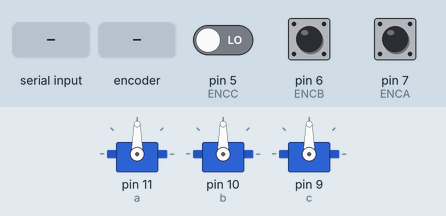
This sketch was run on a simulated Arduino Uno, built with avr-gcc and run on an emulated ATmega328P. Parts: 3 × servo. The inputs (shaded band) are chosen by the test bench; at power-on: pin 5 (ENCC) LOW, pin 6 (ENCB) HIGH, pin 7 (ENCA) HIGH. At 11.6 s the program stops and its outputs stay as they are.

Above: at 5.2 s.
5.3 s: "1" received over the second serial link
At 6.7 s:
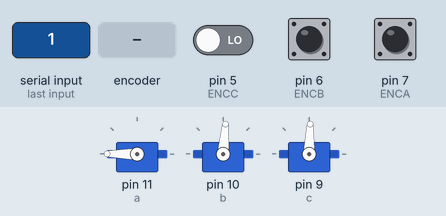
At 8.1 s:
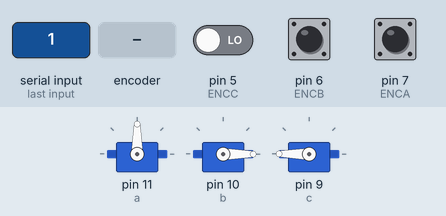
8.3 s: rotary encoder on pin 7 (ENCA) / pin 6 (ENCB) turned 3 steps (first pin leading)
At 10.4 s:
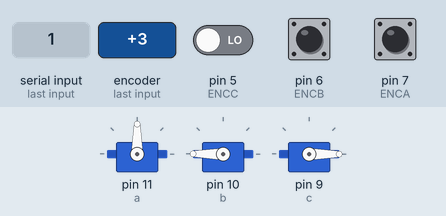
Timing chart, 0 to 13.0 s (numbered marks = the images above; inputs shaded):
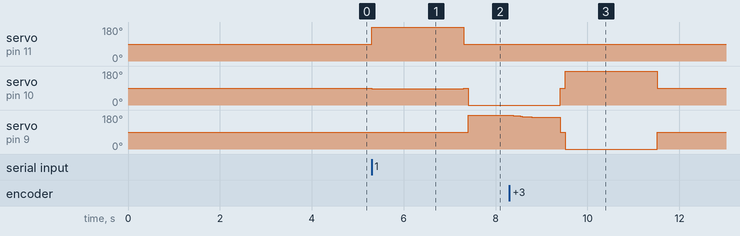

The sketch:

regionalRobofestrobot2.ino
```cpp
#include <Servo.h>
#include <SoftwareSerial.h>   //Software Serial Port
#define RxD 3
#define TxD 2

#define DEBUG_ENABLED  1

SoftwareSerial blueToothSerial(RxD,TxD);


#define ENCA 7
#define ENCB 6
#define ENCC 5

Servo a;
Servo b;
Servo c;

void driveX(int time) {
 int startA;
 int startB;
 int startC;
 int encA;
 int encB;
 int encC;
 int errB;
 int errC;
 float cmdB;
 float cmdC;
 float G = 2;
 unsigned long startTime = millis();
 a.write(180);
 b.write(85);
 c.write(88);
 encoder(startA, startB, startC);
 while(1) {
   delay(10);
   encoder(encA, encB, encC);
   encA -= startA;
   encB -= startB;
   encC -= startC;
   errB = encB - (encA/2);
   errC = encC - (encA/2);
   cmdB = 85 + (G*errB);
   cmdC = 88 + (G*errC);
   b.write(cmdB);
   c.write(cmdC);
   if(millis() - startTime >= time) {
     break;
   }
 }
 Stop();
}

void driveY(int time) {
 int startA;
 int startB;
 int startC;
 int encA;
 int encB;
 int encC;
 int errA;
 int errC;
 float cmdA;
 float cmdC;
 float G = 2;
 unsigned long startTime = millis();
 a.write(90);
 b.write(0);
 c.write(180);
 encoder(startA, startB, startC);
 while(1) {
   delay(10);
   encoder(encA, encB, encC);
   encA -= startA;
   encB -= startB;
   encC -= startC;
   errC = encC - (encB);
   cmdC = 180 + (G*errC);
   c.write(cmdC);
   if(millis() - startTime >= time) {
     break;
   }
 }
 Stop();
}


void driveXOpp(int time) {
 int startA;
 int startB;
 int startC;
 int encA;
 int encB;
 int encC;
 int errB;
 int errC;
 float cmdB;
 float cmdC;
 float G = 1;
 unsigned long startTime = millis();
 a.write(0);
 c.write(105);
 b.write(89.6);
 encoder(startA, startB, startC);
 while(1) {
   delay(10);
   encoder(encA, encB, encC);
   encA -= startA;
   encB -= startB;
   encC -= startC;
   errB = encB - (encA/2);
   errC = encC - (encA/2);
   cmdB = 105 - (G*errB);
   cmdC = 89.6 - (G*errC);
   if(cmdB <= 90) cmdB = 92 ;
   c.write(cmdB);
   b.write(cmdC);
   if(millis() - startTime >= time) {
     break;
   }
 }
 Stop();
}

void driveYOpp(int time) {
  int startA;
 int startB;
 int startC;
 int encA;
 int encB;
 int encC;
 int errA;
 int errC;
 float cmdA;
 float cmdC;
 float G = 2;
 unsigned long startTime = millis();
 a.write(90);
 b.write(180);
 c.write(0);
 encoder(startA, startB, startC);
 while(1) {
   delay(10);
   encoder(encA, encB, encC);
   encA -= startA;
   encB -= startB;
   encC -= startC;
   errC = encC - (encB);
   cmdC = 0 + (G*errC);
   c.write(cmdC);
   if(millis() - startTime >= time) {
     break;
   }
 }
 Stop();

}

void Stop() {
  a.write(90);
  b.write(90);
  c.write(90);
}

void encoder(int &outA, int &outB, int &outC) {
  static int aCount = 0;
  static int bCount = 0;
  static int cCount = 0;
  int valA = digitalRead(ENCA);
  int valB = digitalRead(ENCB);
  int valC = digitalRead(ENCC);
  static int lastPosA = 0;
  static int lastPosB = 0;
  static int lastPosC = 0;
  if(valA != lastPosA) {
    aCount++;
    lastPosA = valA;
  }
  if(valB != lastPosB) {
    bCount++;
    lastPosB = valB;
  }
  if(valC != lastPosC) {
    cCount++;
    lastPosC = valC;
  }

  outA = aCount;
  outB = bCount;
  outC = cCount;
}

void setupBlueToothConnection()
{
    blueToothSerial.begin(38400);                           // Set BluetoothBee BaudRate to default baud rate 38400
    blueToothSerial.print("\r\n+STWMOD=0\r\n");             // set the bluetooth work in slave mode
    blueToothSerial.print("\r\n+STNA=SeeedBTSlave\r\n");    // set the bluetooth name as "SeeedBTSlave"
    blueToothSerial.print("\r\n+STOAUT=1\r\n");             // Permit Paired device to connect me
    blueToothSerial.print("\r\n+STAUTO=0\r\n");             // Auto-connection should be forbidden here
    delay(2000);                                            // This delay is required.
    blueToothSerial.print("\r\n+INQ=1\r\n");                // make the slave bluetooth inquirable
    Serial.println("The slave bluetooth is inquirable!");
    delay(2000);                                            // This delay is required.
    blueToothSerial.flush();
}

void setup() {
  pinMode(ENCA, INPUT);
  pinMode(ENCB, INPUT);
  pinMode(ENCC, INPUT);
  a.attach(11);
  b.attach(10);
  c.attach(9);
  pinMode(RxD, INPUT);
  pinMode(TxD, OUTPUT);
  Stop();
  setupBlueToothConnection();
}

void loop() {
  char recvChar;
  recvChar = blueToothSerial.read();
  if (recvChar == '1') {
    driveX(2000);
    Stop();
    delay(100);

    driveY(2000);
    Stop();
    delay(100);

    driveYOpp(2000);
    Stop();
    delay(100);

    while(1) Stop();
  }
  else {
   Stop();
  }
 }
```

Measured:
- after the input at 5.3 s, servo on pin 11 (a): 90° → 180° at once, → 90° 2.0 s later; servo on pin 10 (b): 90° → 85° at once, → 90° 2.0 s later, → 0° 0.10 s later; servo on pin 9 (c): 90° → 88° at once, → 90° 2.0 s later, → 180° 0.10 s later
